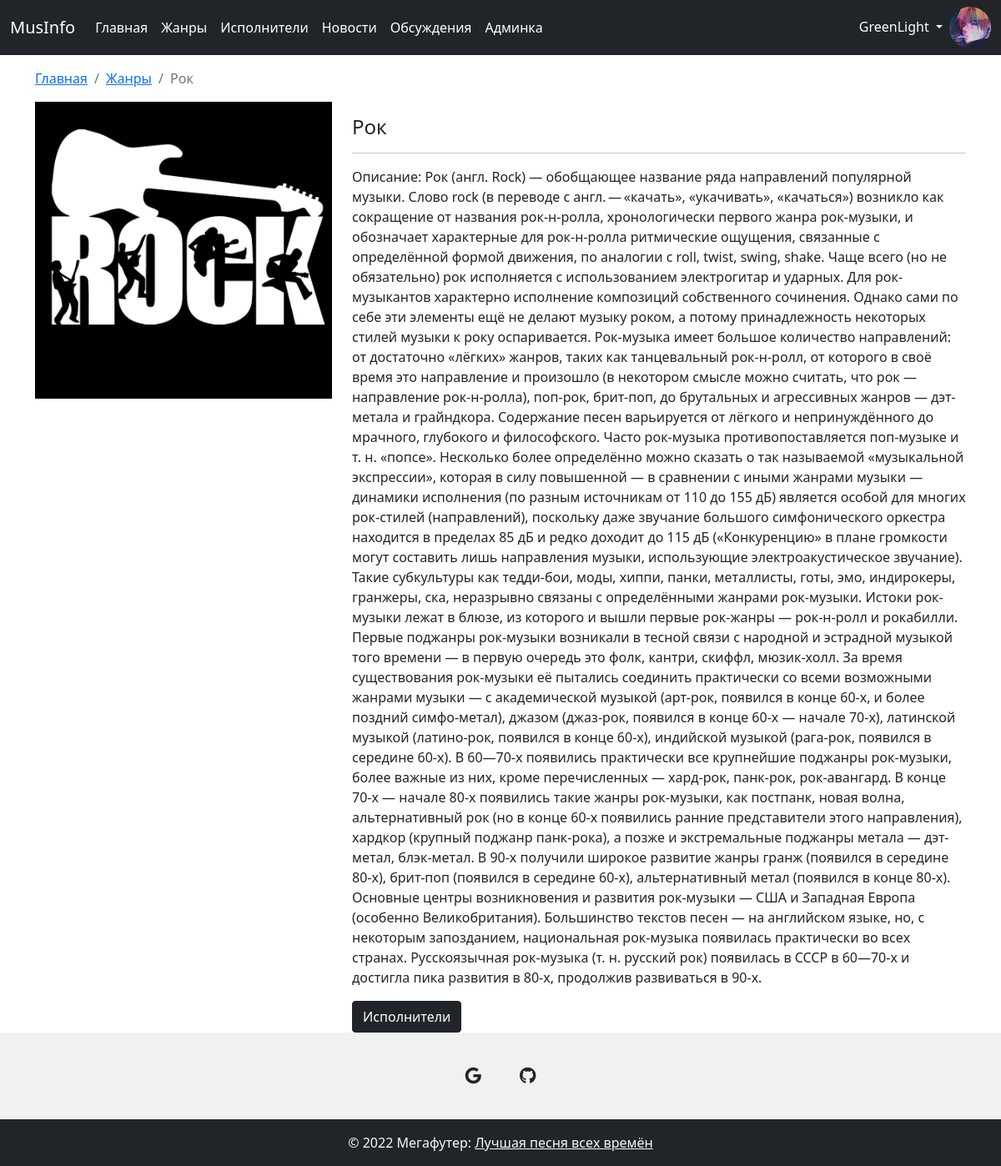
The page /genres/rock/ (signed in) on the database its author committed.
### music/models.py (models this page shows, shortened)
class Profile(models.Model):
    user = models.OneToOneField(User, on_delete=models.CASCADE, related_name='profile')
    first_name = models.CharField(max_length=50, null=True, blank=True, verbose_name='Имя')
    last_name = models.CharField(max_length=50, null=True, blank=True, verbose_name='Фамилия')
    email = models.EmailField(null=True, blank=True, verbose_name='Адрес электронной почты')
    avatar = models.ImageField(upload_to=upload_profile_image, default='images/users/default-avatar.png', verbose_name='Аватар')
    class Meta:
        verbose_name = 'Профиль'
        verbose_name_plural = 'Профили'

class Genre(models.Model):
    name = models.CharField(max_length=50, verbose_name='Название жанра')
    slug = models.SlugField(unique=True, db_index=True)
    description = models.TextField(verbose_name='Описание', default='Описание появится позже')
    image = models.ImageField(upload_to='images/genres/', null=True, blank=True)
    class Meta:
        verbose_name = 'Жанр'
        verbose_name_plural = 'Жанры'

### music/views.py (the view)
# urls.py: path('genres/<slug:slug>/', genre_detail, name='genre_detail'),
def genre_detail(request, slug):
    genre = get_object_or_404(Genre, slug=slug)
    return render(request, 'genre/genre_detail.html', {"genre":genre})

### music/templates/genre/genre_detail.html (shortened to what this page needs)
{% extends 'base.html' %}
{% block content %}
        <div class="col-md-12 pt-3">
            <nav aria-label="breadcrumb">
                <ol class="breadcrumb">
                    <li class="breadcrumb-item">
                        <a href="{% url 'base' %}">Главная</a>
                    </li>
                    <li class="breadcrumb-item">
                        <a href="{% url 'genres' %}">Жанры</a>
                    </li>
                    <li class="breadcrumb-item active" aria-current="page">
                        {{ genre.name }}
                    </li>
                </ol>
            </nav>
            <div class="row">
                <div class="col-md-4">
                    <img src="{{ genre.image.url }}" class="img-fluid">
                </div>
                <div class="col-md-8 mt-3">
                    <h4>{{ genre.name }}</h4>
                    <hr>
                    <p>Описание: {{ genre.description }}</p>
                    <a href="{% url 'artist_genre' genre.slug %}" class="btn btn-dark" role="button">
                        Исполнители
                    </a>
                </div>
            </div>
        </div>
{% endblock content %}

### music/templates/base.html (shortened to what this page needs)
{% load static %}
<!DOCTYPE html>
<html lang="en">
<head>
    <link rel="stylesheet" href="https://pro.fontawesome.com/releases/v5.10.0/css/all.css"/>
    <link href="https://cdn.jsdelivr.net/npm/bootstrap@5.1.3/dist/css/bootstrap.min.css" rel="stylesheet">
    <link rel="stylesheet" href="{% static 'css/styles.css'%}" type="text/css">
  </head>
<body>
    <nav class="navbar sticky-top navbar-expand-lg navbar-dark bg-dark">
        <div class="container-fluid">
          <a class="navbar-brand" href="{% url 'base' %}">MusInfo</a>
          <div class="collapse navbar-collapse" id="navbarSupportedContent">
            <ul class="navbar-nav me-auto mb-2 mb-lg-0">
              <li class="nav-item">
                <a class="nav-link active" aria-current="page" href="{% url 'base' %}">Главная</a>
              </li>
              <li class="nav-item">
                <a class="nav-link active" aria-current="page" href="{% url 'genres' %}">Жанры</a>
              </li>
              <li class="nav-item">
                <a class="nav-link active" aria-current="page" href="{% url 'artists' %}">Исполнители</a>
              </li>
              {% if not request.user.is_authenticated %}
              <li class="nav-item">
                <a class="nav-link disabled" href="{% url 'news' %}" tabindex="-1" aria-disabled="true">Новости</a>
              </li>
              <li class="nav-item">
                <a class="nav-link disabled" aria-current="page" href="{% url 'posts' %}">Обсуждения</a>
              </li>
              {% else %}
              <li class="nav-item">
                <a class="nav-link active" aria-current="page" href="{% url 'news' %}">Новости</a>
              </li>
              <li class="nav-item">
                <a class="nav-link active" aria-current="page" href="{% url 'posts' %}">Обсуждения</a>
              </li>
              {% endif %}
              {% if user.is_superuser %}
              <li class="nav-item">
                <a class="nav-link active" aria-current="page" href="{% url 'admin:index' %}">Админка</a>
              </li>
              {% endif %}
            </ul>
            <ul class="navbar-nav mb-2 mb-lg-0 ml-0">
              {% if not request.user.is_authenticated %}
              <li class="nav-item">
                <a class="nav-link" href="{% url 'login' %}">Авторизация</a>
              </li>
                <li class="nav-item">
                <a class="nav-link" href="{% url 'registration' %}">Регистрация</a>
              </li>
              {% else %}
              <li class="nav-item dropdown">
                <a class="nav-link active dropdown-toggle mt-1" href="#" id="navbarDropdown" role="button" data-bs-toggle="dropdown" aria-expanded="false">
                  {{ user.username }}
                </a>
              </li>
              <li class="nav-item">
                <a class="navbar-link" href="#">
                  <img src="{{user.profile.avatar.url}}" alt="" style="width: 50px; height: 50px; border-radius: 50%;">
                </a>
              </li>
              {% endif %}
            </ul>
          </div>
        </div>
      </nav>
      <div class='container'>
        {% block content %}{% endblock content %}
      </div>
      <footer class="text-center text-white" style="background-color: #f1f1f1;" id="footer">
        <div class="container pt-4">
          <section class="mb-4">
            <a
              class="btn btn-link btn-floating btn-lg text-dark m-1"
              href="mailto:sergeymikheylov2002@gmail.com"
              target="_blank"
              role="button"
              data-mdb-ripple-color="dark"
              ><i class="fab fa-google"></i
            ></a>
            <a
              class="btn btn-link btn-floating btn-lg text-dark m-1"
              href="https://github.com/GreenLight10/"
              target="_blank"
              role="button"
              data-mdb-ripple-color="dark"
              ><i class="fab fa-github"></i
            ></a>
          </section>
        </div>
        <div class="text-center text-light p-3 bg-dark">
          © 2022 Мегафутер:
          <a class="text-light" href="https://www.youtube.com/watch?v=dQw4w9WgXcQ" target="_blank">Лучшая песня всех времён</a>
        </div>
      </footer>
</body>
</html>

### music/templates/base.html (style rules this page uses)
html { position: relative; min-height: 100%; }
body { margin-bottom: 160px; }
#footer { position: absolute; bottom: 0; width: 100%; height: 160px; }

### rows shown on the page
Genre: name "Рок", image (picture), description "Рок (англ. Rock) — обобщающее название ряда направлений популярной музыки. Слово rock (в переводе с англ. — «качать», «укачивать», «качаться») возникло как сокращение от названия рок-н-ролла, хронологически первого жанра рок-музыки, и обозначает характерные для рок-н-ролла ритмические ощущения, связанные с определённой формой движения, по аналогии с roll, twist, swing, shake. Чаще всего (но не обязательно) рок исполняется с использованием электрогитар и ударных. Для рок-музыкантов характерно исполнение композиций собственного сочинения. Однако сами по себе эти элементы ещё не делают музыку роком, а потому принадлежность некоторых стилей музыки к року оспаривается. Рок-музыка имеет большое…"

### other values the page prints
{{ user.username }} "GreenLight"
